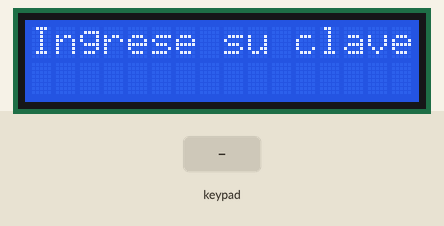
Simulated run of this sketch. Board: Arduino Uno, built with avr-gcc and run on an emulated ATmega328P. On the bench: 16×2 character LCD. The inputs (shaded band) are chosen by the test bench.

Above: at 1.2 s.
1.3 s: keypad keys 1 9 9 6 # pressed 0.4 s apart
At 3.8 s:
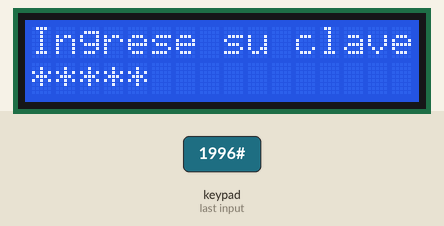
4.8 s: key '1' pressed
At 5.2 s:
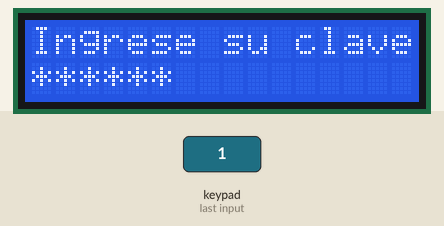
6.3 s: keypad keys 1 9 9 6 * pressed 0.4 s apart
At 8.4 s:
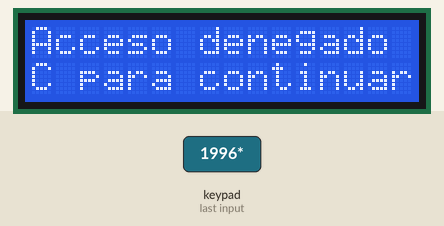
9.8 s: keypad keys 1 9 9 6 A pressed 0.4 s apart
At 12.8 s:
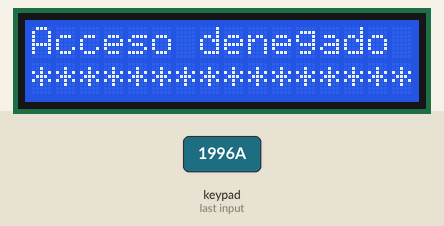
13.3 s: key 'C' pressed
At 14.0 s:
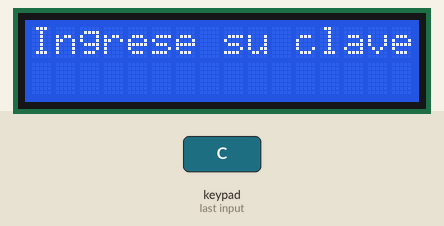
14.8 s: keypad keys 1 9 9 6 * pressed 0.4 s apart
At 16.9 s:
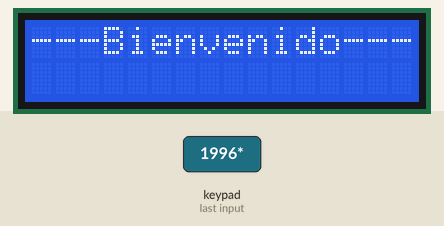
Timing chart, 0 to 18.4 s (numbered marks = the images above; inputs shaded):
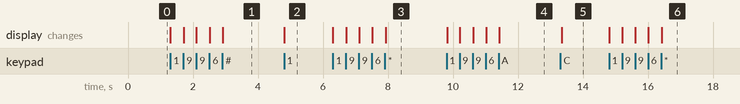

The sketch:

Clave_acceso.ino
```cpp
#include <Keypad.h>
#include <LiquidCrystal_I2C.h>
const byte Filas = 4;
const byte Columnas = 4;
byte Pines_Filas[] = {9, 8, 7, 6};
byte Pines_Columnas[] = {5, 4, 3, 2};
char Teclas[Filas][Columnas] ={
        {'1', '2', '3', 'A'},
        {'4', '5', '6', 'B'},
        {'7', '8', '9', 'C'},
        {'*', '0', '#', 'D'}};
Keypad teclado = Keypad(makeKeymap(Teclas), Pines_Filas,
                Pines_Columnas, Filas, Columnas);
LiquidCrystal_I2C lcd(0x3F, 16, 2);
String claveIngresada = "";
String claveCorrecta = "1996";
String claveEncriptada = "";
void setup(){
  lcd.init();
  lcd.backlight();
  lcd.setCursor(0, 0);
  lcd.print("Ingrese su clave");
}
void loop(){
  char tecla = teclado.getKey();
  if (tecla){
    claveEncriptada += "*";
    if (tecla != '*'){
      lcd.setCursor(0, 1);
      lcd.print(claveEncriptada);
    }
    if (tecla == '*'){
      lcd.clear();
      if (claveIngresada == claveCorrecta){
        lcd.setCursor(0, 0);
        lcd.print("---Bienvenido---");
      }
      else{
        lcd.setCursor(0, 0);
        lcd.print("Acceso denegado");
        lcd.setCursor(0, 1);
        lcd.print("C para continuar");
      }
    }
    else{
      claveIngresada += tecla;
    }
  }
  if (tecla == 'C'){
    lcd.clear();
    claveIngresada = "";
    claveEncriptada = "";
    lcd.setCursor(0, 0);
    lcd.print("Ingrese su clave");
  }
}
```

Measured:
- after the input at 1.3 s, the display: first changes at once (image 1 shows a later state)
- after the input at 4.8 s, the display: changes at once (image 2)
- after the input at 6.3 s, the display: first changes at once (image 3 shows a later state)
- after the input at 9.8 s, the display: first changes at once (image 4 shows a later state)
- after the input at 13.3 s, the display: changes at once (image 5)
- after the input at 14.8 s, the display: first changes at once (image 6 shows a later state)
